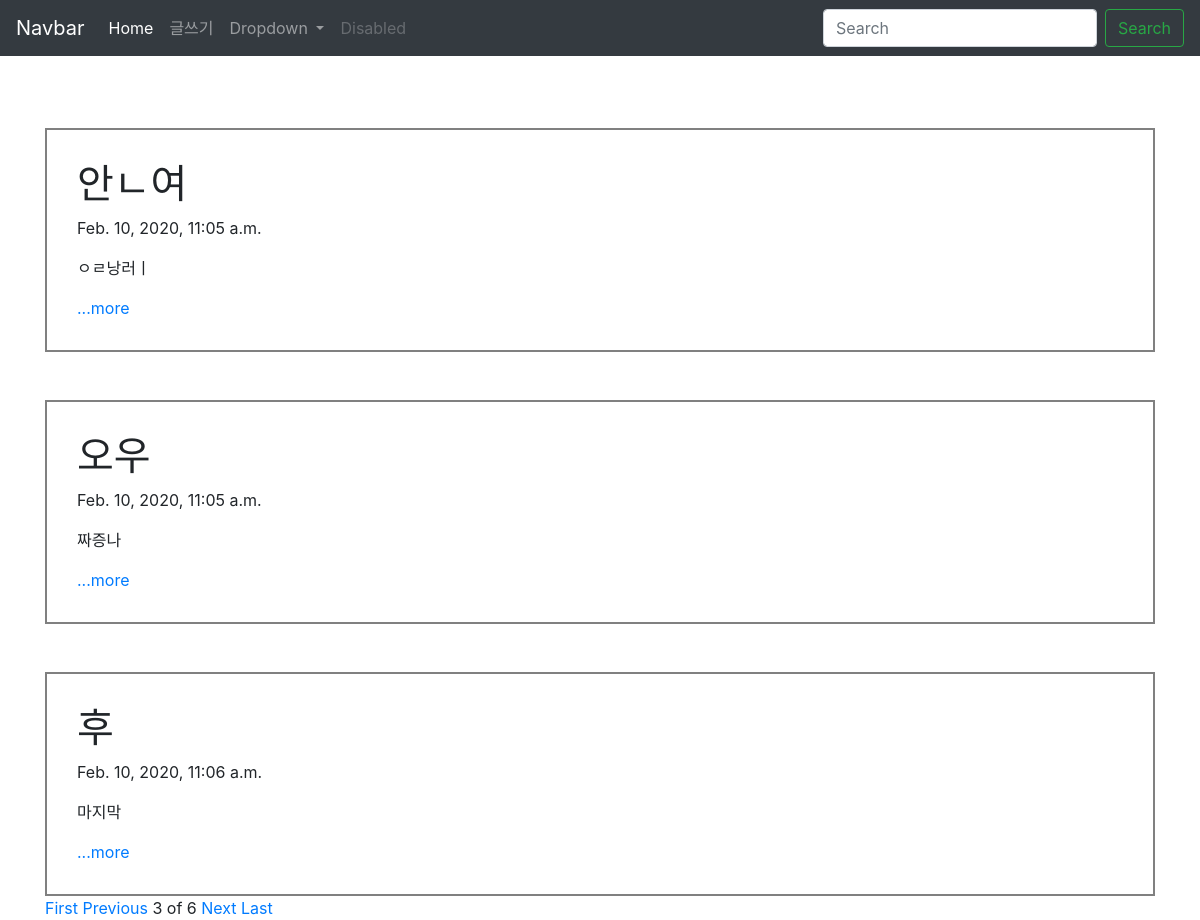
/?page=3, run on the app's committed database.
### BlogApp/models.py (models this page shows, shortened)
class writing(models.Model):
    title = models.CharField(max_length=100)
    pub_date = models.DateTimeField(auto_now_add=True)
    text = models.TextField()
    def summary(self):
        return self.text[:100]

### BlogApp/views.py (the view)
# urls.py: 2. Add a URL to urlpatterns:  path('', views.home, name='home')
def home(request):
    write = writing.objects #쿼리셋
    writing_list = writing.objects.all()
    paginator = Paginator(writing_list,3)
    page = request.GET.get('page')
    posts = paginator.get_page(page)
    return render(request, 'home.html', {'writings':write, 'posts':posts} )

### BlogApp/templates/home.html
{% extends 'base.html' %}
{% block contents %}
<body>
    <div class="container">
        {% for w in posts %}
        <br><br>
        <div style="border: 2px solid gray; padding: 30px;">
            <h1>{{w.title}}</h1>
            <p>{{w.pub_date}}</p>
            <p>{{w.summary}} </p>
            <a href="{% url 'detail' w.id %}">...more </a>
        </div>
        {% endfor %}
    </div>
</body>
<div class="container">
    {% if posts.has_previous %}
    <a href="?page=1">First</a>
    <a href="?page={{posts.previous_page_number}}">Previous</a>
    {% endif %}
    <span>{{posts.number}}</span>
    <span>of</span>
    <span>{{posts.paginator.num_pages}}</span>
    {% if posts.has_next %}
    <a href="?page={{posts.next_page_number}}">Next</a>
    <a href="?page={{posts.paginator.num_pages}}">Last</a>
    {% endif %}
</div>
{% endblock contents %}

### data on the page
writing: title "안ㄴ여", pub_date "Feb. 10, 2020, 11:05 a.m.", summary "ㅇㄹ낭러ㅣ"
writing: title "오우", pub_date "Feb. 10, 2020, 11:05 a.m.", summary "짜증나"
writing: title "후", pub_date "Feb. 10, 2020, 11:06 a.m.", summary "마지막"

### other printed values
{{ posts.number }} "3"
{{ posts.paginator.num_pages }} "6"
